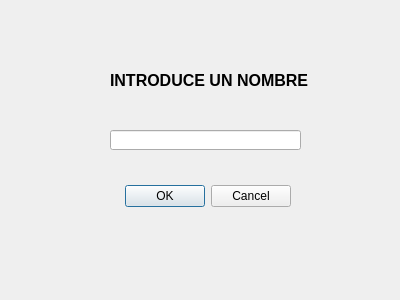
<?xml version="1.0" encoding="UTF-8"?>
<ui version="4.0">
 <class>VenNombre</class>
 <widget class="QDialog" name="VenNombre">
  <property name="geometry">
   <rect>
    <x>0</x>
    <y>0</y>
    <width>400</width>
    <height>300</height>
   </rect>
  </property>
  <property name="windowTitle">
   <string>Dialog</string>
  </property>
  <widget class="QDialogButtonBox" name="btnBoxNombre">
   <property name="geometry">
    <rect>
     <x>-50</x>
     <y>180</y>
     <width>341</width>
     <height>32</height>
    </rect>
   </property>
   <property name="orientation">
    <enum>Qt::Horizontal</enum>
   </property>
   <property name="standardButtons">
    <set>QDialogButtonBox::Cancel|QDialogButtonBox::Ok</set>
   </property>
  </widget>
  <widget class="QLabel" name="lblMensaje">
   <property name="geometry">
    <rect>
     <x>110</x>
     <y>60</y>
     <width>221</width>
     <height>41</height>
    </rect>
   </property>
   <property name="font">
    <font>
     <family>Arial</family>
     <pointsize>12</pointsize>
     <weight>75</weight>
     <bold>true</bold>
    </font>
   </property>
   <property name="text">
    <string>INTRODUCE UN NOMBRE</string>
   </property>
  </widget>
  <widget class="QLineEdit" name="editNombre">
   <property name="geometry">
    <rect>
     <x>110</x>
     <y>130</y>
     <width>191</width>
     <height>20</height>
    </rect>
   </property>
  </widget>
 </widget>
 <resources/>
 <connections>
  <connection>
   <sender>btnBoxNombre</sender>
   <signal>accepted()</signal>
   <receiver>VenNombre</receiver>
   <slot>accept()</slot>
   <hints>
    <hint type="sourcelabel">
     <x>248</x>
     <y>254</y>
    </hint>
    <hint type="destinationlabel">
     <x>157</x>
     <y>274</y>
    </hint>
   </hints>
  </connection>
  <connection>
   <sender>btnBoxNombre</sender>
   <signal>rejected()</signal>
   <receiver>VenNombre</receiver>
   <slot>reject()</slot>
   <hints>
    <hint type="sourcelabel">
     <x>316</x>
     <y>260</y>
    </hint>
    <hint type="destinationlabel">
     <x>286</x>
     <y>274</y>
    </hint>
   </hints>
  </connection>
 </connections>
</ui>
